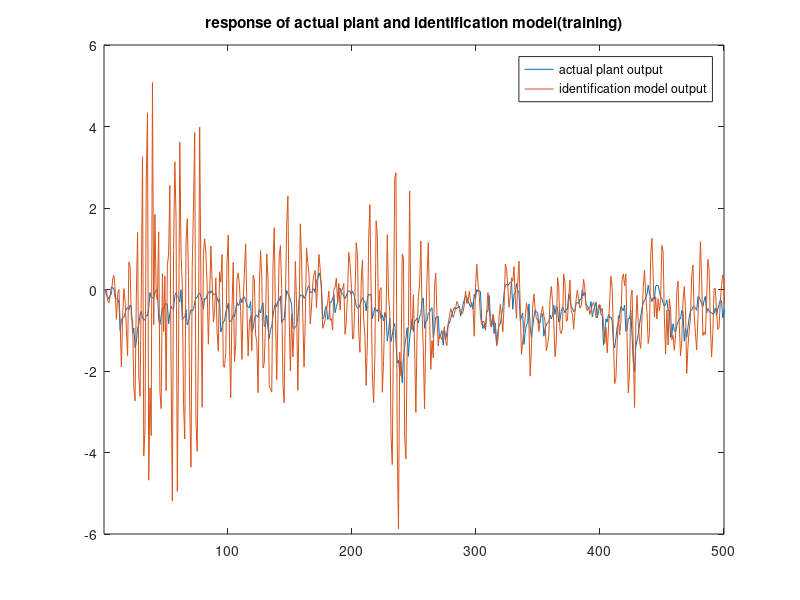
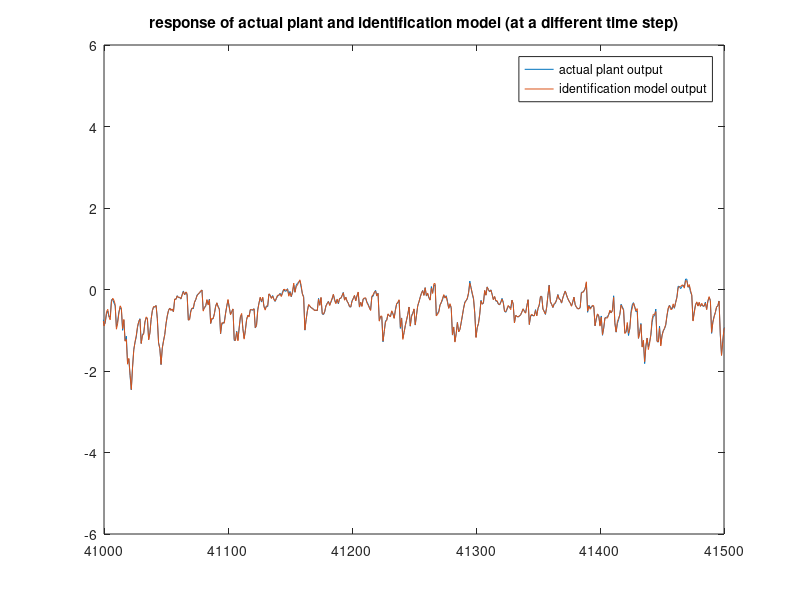
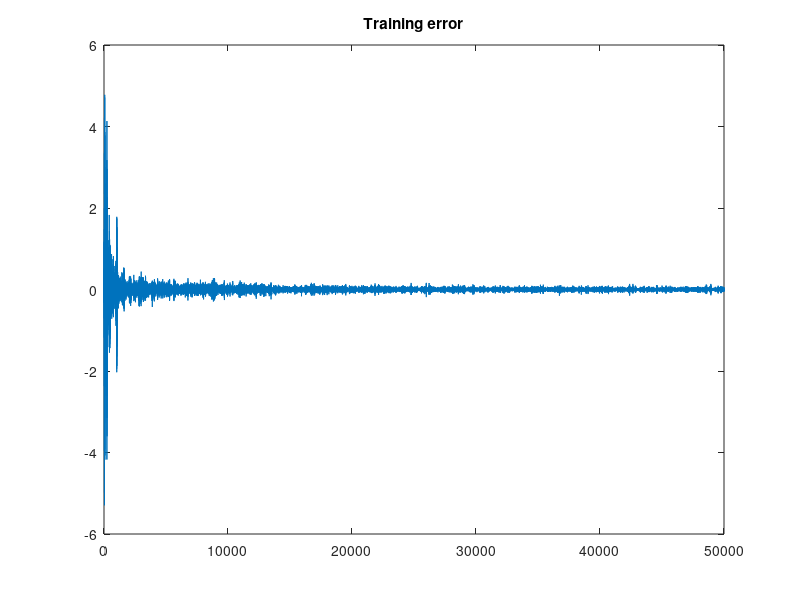
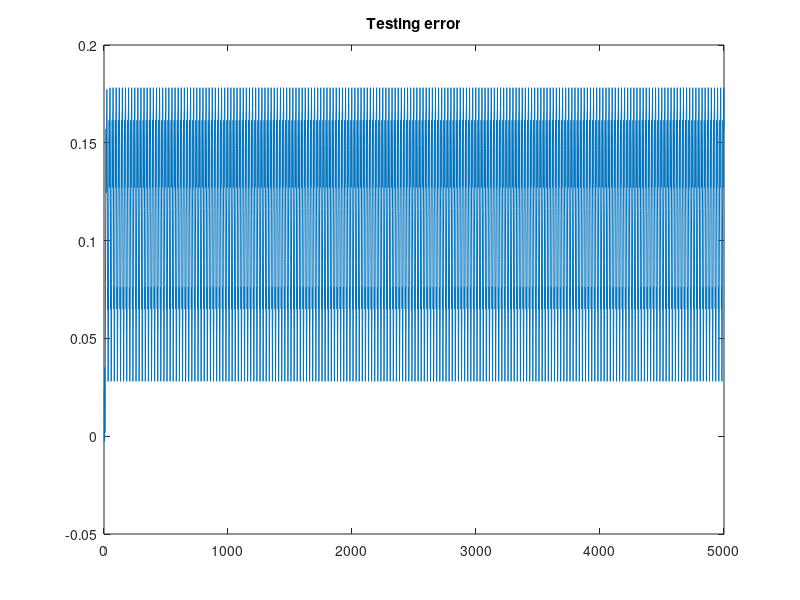

Recreate these plots in MATLAB, in order.
%%%% IDENTIFICATION EXAMPLE 6
clc;clear;
%%%%%%%%%%%%% IDENTIFICATION PROCESS
k=[1:50000];

a=0;b=0;
yp=[b a zeros(1,length(k))];        %%%% plant trajectory 
yphat=[b a zeros(1,length(k))];     %%%% identification model trajectory

NNclass=[1 50 1];
in=NNclass(1);n1=NNclass(2);out=NNclass(3);

W1=randn(in+1,n1);          %%%% Weight initialization
W2=zeros(n1+1,out);

eta=0.1;                           %%%%%%%%%% HOLY SHIT

u=(-1+2*rand(1,length(k)+2));       %%%% Input to the systems

f=@(u)((u-0.8)*u*(u+0.5));          %%%% function to be approximated
error_train=zeros(1,length(k));
difftanh=@(x)(sech(x).^2);
for i=3:length(k)+2
    yp(i)=0.8*yp(i-1)+f(u(i-1));
    %%%% NEURAL NETWORK(i suck at this shit)
    %Forward Pass
    A1=[1 u(i-1)]*W1;
    y1=tanh(A1);
    A2=[1 y1]*W2;
    N=A2;
    %Identification model output
    yphat(i)=0.8*yphat(i-1)+N;
    e=-(yphat(i)-yp(i));            %%%% error
    %Backward Pass
    del2=e;
    del1=difftanh(A1).*(del2*W2(2:end,:)');
    Jw2=[1 y1]'*del2;               %%%% These are not gradients, these are cray-dients
    Jw1=[1 u(i-1)]'*del1;
    %Weight Update
    W2=W2+eta*Jw2;
    W1=W1+eta*Jw1;
    error_train(i-2)=e;
end
plot(yp)
hold on
plot(yphat)
xlim([1 500])
title('response of actual plant and identification model(training)');
legend('actual plant output','identification model output');
%saveas(gcf,'C:/Users/tarun/Documents/id/figs/ex6/bpa1/train1.png')
%%
%plot different time step
figure;
plot(yp)
hold on;
plot(yphat)
xlim([41000 41500])
title('response of actual plant and identification model (at a different time step)');
legend('actual plant output','identification model output');
%saveas(gcf,'C:/Users/tarun/Documents/id/figs/ex6/bpa1/train2.png')
%%
%Performance Measures (Training)
figure;
plot(error_train)
title('Training error')
rmse1=rms(error_train(1:10000));
rmse2=rms(error_train(10001:end));
fprintf('Training RMS error 1 = %f\n',rmse1);
fprintf('Training RMS error 2 = %f\n\n',rmse2);
disp('Variance Accounted For (training)');
VAF=(1-var(yp-yphat)/var(yp))*100;
disp(VAF);
%saveas(gcf,'C:/Users/tarun/Documents/id/figs/ex6/bpa1/error_train.png')
%%
%saving weights
save('WeightsH2_NP90_ex6','W1','W2');
disp('saved');
%%
%loading weights
load('WeightsH2_NP90_ex6');
disp('loaded');
%%
%response of identification model(hopefully identified system) to different input
k=[1:5000];
f=@(u)((u-0.8)*u*(u+0.5));
b=0; a=0;
yp=[b a zeros(1,length(k))];
yphat=[b a zeros(1,length(k))];
u=@(k)(sin((2*pi).*k./25));
error_test=zeros(1,length(k));
for i=3:length(k)+2
    yp(i)=0.8*yp(i-1)+f(u(i-1)); %%%% Plant output
    %Forward Pass
    A1=[1 u(i-1)]*W1;
    y1=tanh(A1);
    A2=[1 y1]*W2;
    N=A2;
    yphat(i)=0.8*yphat(i-1)+N;   %%%% INDEPENDENT identfication model output
    e=-(yphat(i)-yp(i));
    error_test(i-2)=e;
end
%%
%Performance Measures
figure;
plot(error_test)
title('Testing error');
rmse1=rms(error_test(1:1000));
rmse2=rms(error_test(1001:end));
fprintf('Testing RMS error 1 = %f\n',rmse1);
fprintf('Testing RMS error 2 = %f\n\n',rmse2);
disp('Variance Accounted For (testing)');
VAF=(1-var(yp-yphat)/var(yp))*100;
disp(VAF);
%saveas(gcf,'C:/Users/tarun/Documents/id/figs/ex6/bpa1/error_test.png')
%%
figure;
plot(yp);
hold on;
plot(yphat);
xlim([1 200])
title('response of actual plant and identified model to a different input(testing)')
legend('actual plant output','identification model output');
%saveas(gcf,'C:/Users/tarun/Documents/id/figs/ex6/bpa1/test.png')